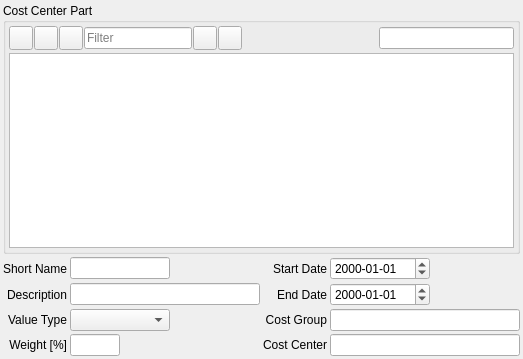
<?xml version="1.0" encoding="UTF-8"?>
<ui version="4.0">
 <class>ACC_CustCostPartWidget</class>
 <widget class="QWidget" name="ACC_CustCostPartWidget">
  <property name="geometry">
   <rect>
    <x>0</x>
    <y>0</y>
    <width>523</width>
    <height>359</height>
   </rect>
  </property>
  <property name="minimumSize">
   <size>
    <width>400</width>
    <height>300</height>
   </size>
  </property>
  <property name="windowTitle">
   <string>Form</string>
  </property>
  <layout class="QGridLayout" name="gridLayout_3">
   <property name="leftMargin">
    <number>3</number>
   </property>
   <property name="topMargin">
    <number>3</number>
   </property>
   <property name="rightMargin">
    <number>3</number>
   </property>
   <property name="bottomMargin">
    <number>3</number>
   </property>
   <property name="spacing">
    <number>3</number>
   </property>
   <item row="0" column="0">
    <widget class="QGroupBox" name="gbCostCenterPart">
     <property name="sizePolicy">
      <sizepolicy hsizetype="Preferred" vsizetype="Preferred">
       <horstretch>1</horstretch>
       <verstretch>1</verstretch>
      </sizepolicy>
     </property>
     <property name="title">
      <string>Cost Center Part</string>
     </property>
     <layout class="QGridLayout" name="gridLayout_2">
      <property name="leftMargin">
       <number>3</number>
      </property>
      <property name="topMargin">
       <number>3</number>
      </property>
      <property name="rightMargin">
       <number>3</number>
      </property>
      <property name="bottomMargin">
       <number>3</number>
      </property>
      <property name="spacing">
       <number>3</number>
      </property>
      <item row="0" column="0">
       <layout class="QHBoxLayout" name="horizontalLayout_2">
        <property name="spacing">
         <number>1</number>
        </property>
        <item>
         <widget class="QToolButton" name="pbAdd">
          <property name="minimumSize">
           <size>
            <width>24</width>
            <height>24</height>
           </size>
          </property>
          <property name="maximumSize">
           <size>
            <width>24</width>
            <height>24</height>
           </size>
          </property>
          <property name="toolTip">
           <string>Add cost center (part)</string>
          </property>
          <property name="text">
           <string/>
          </property>
          <property name="icon">
           <iconset resource="../../../db/src/gui/db.qrc">
            <normaloff>:/images/icons/add.png</normaloff>:/images/icons/add.png</iconset>
          </property>
         </widget>
        </item>
        <item>
         <widget class="QToolButton" name="pbDelete">
          <property name="minimumSize">
           <size>
            <width>24</width>
            <height>24</height>
           </size>
          </property>
          <property name="maximumSize">
           <size>
            <width>24</width>
            <height>24</height>
           </size>
          </property>
          <property name="toolTip">
           <string>Delete cost center (part)</string>
          </property>
          <property name="text">
           <string/>
          </property>
          <property name="icon">
           <iconset resource="../../../db/src/gui/db.qrc">
            <normaloff>:/images/icons/delete.png</normaloff>:/images/icons/delete.png</iconset>
          </property>
         </widget>
        </item>
        <item>
         <widget class="QToolButton" name="pbSave">
          <property name="minimumSize">
           <size>
            <width>24</width>
            <height>24</height>
           </size>
          </property>
          <property name="maximumSize">
           <size>
            <width>24</width>
            <height>24</height>
           </size>
          </property>
          <property name="toolTip">
           <string>Save to database</string>
          </property>
          <property name="text">
           <string/>
          </property>
          <property name="icon">
           <iconset resource="../../../db/src/gui/db.qrc">
            <normaloff>:/images/icons/database_save.png</normaloff>:/images/icons/database_save.png</iconset>
          </property>
         </widget>
        </item>
        <item>
         <widget class="QLineEdit" name="leFilter">
          <property name="sizePolicy">
           <sizepolicy hsizetype="Preferred" vsizetype="Fixed">
            <horstretch>0</horstretch>
            <verstretch>0</verstretch>
           </sizepolicy>
          </property>
          <property name="placeholderText">
           <string>Filter</string>
          </property>
         </widget>
        </item>
        <item>
         <widget class="QToolButton" name="pbFilterOn">
          <property name="minimumSize">
           <size>
            <width>24</width>
            <height>24</height>
           </size>
          </property>
          <property name="maximumSize">
           <size>
            <width>24</width>
            <height>24</height>
           </size>
          </property>
          <property name="toolTip">
           <string>Filter on shortname</string>
          </property>
          <property name="text">
           <string/>
          </property>
          <property name="icon">
           <iconset resource="../../../db/src/gui/db.qrc">
            <normaloff>:/images/icons/filter.png</normaloff>:/images/icons/filter.png</iconset>
          </property>
         </widget>
        </item>
        <item>
         <widget class="QToolButton" name="pbFilterOff">
          <property name="minimumSize">
           <size>
            <width>24</width>
            <height>24</height>
           </size>
          </property>
          <property name="maximumSize">
           <size>
            <width>24</width>
            <height>24</height>
           </size>
          </property>
          <property name="toolTip">
           <string>Filter off</string>
          </property>
          <property name="text">
           <string/>
          </property>
          <property name="icon">
           <iconset resource="../../../db/src/gui/db.qrc">
            <normaloff>:/images/icons/filter_empty.png</normaloff>:/images/icons/filter_empty.png</iconset>
          </property>
         </widget>
        </item>
        <item>
         <spacer name="horizontalSpacer_3">
          <property name="orientation">
           <enum>Qt::Horizontal</enum>
          </property>
          <property name="sizeHint" stdset="0">
           <size>
            <width>40</width>
            <height>20</height>
           </size>
          </property>
         </spacer>
        </item>
        <item>
         <widget class="QLineEdit" name="leCustomer">
          <property name="readOnly">
           <bool>true</bool>
          </property>
         </widget>
        </item>
       </layout>
      </item>
      <item row="1" column="0">
       <widget class="QTableView" name="tv">
        <property name="sizePolicy">
         <sizepolicy hsizetype="Expanding" vsizetype="Expanding">
          <horstretch>1</horstretch>
          <verstretch>1</verstretch>
         </sizepolicy>
        </property>
       </widget>
      </item>
     </layout>
    </widget>
   </item>
   <item row="1" column="0">
    <layout class="QGridLayout" name="gridLayout">
     <property name="verticalSpacing">
      <number>3</number>
     </property>
     <item row="0" column="0">
      <widget class="QLabel" name="label_13">
       <property name="text">
        <string>Short Name</string>
       </property>
       <property name="alignment">
        <set>Qt::AlignRight|Qt::AlignTrailing|Qt::AlignVCenter</set>
       </property>
      </widget>
     </item>
     <item row="0" column="1">
      <widget class="QLineEdit" name="leShortName">
       <property name="minimumSize">
        <size>
         <width>50</width>
         <height>0</height>
        </size>
       </property>
       <property name="maximumSize">
        <size>
         <width>100</width>
         <height>16777215</height>
        </size>
       </property>
      </widget>
     </item>
     <item row="0" column="2">
      <widget class="QLabel" name="label_3">
       <property name="text">
        <string>Start Date</string>
       </property>
       <property name="alignment">
        <set>Qt::AlignRight|Qt::AlignTrailing|Qt::AlignVCenter</set>
       </property>
      </widget>
     </item>
     <item row="0" column="3">
      <widget class="QDateEdit" name="deStart">
       <property name="minimumSize">
        <size>
         <width>100</width>
         <height>0</height>
        </size>
       </property>
       <property name="maximumSize">
        <size>
         <width>100</width>
         <height>16777215</height>
        </size>
       </property>
       <property name="displayFormat">
        <string>yyyy-MM-dd</string>
       </property>
      </widget>
     </item>
     <item row="1" column="0">
      <widget class="QLabel" name="label_14">
       <property name="text">
        <string>Description</string>
       </property>
       <property name="alignment">
        <set>Qt::AlignRight|Qt::AlignTrailing|Qt::AlignVCenter</set>
       </property>
      </widget>
     </item>
     <item row="1" column="1">
      <widget class="QLineEdit" name="leDescription"/>
     </item>
     <item row="1" column="2">
      <widget class="QLabel" name="label_4">
       <property name="text">
        <string>End Date</string>
       </property>
       <property name="alignment">
        <set>Qt::AlignRight|Qt::AlignTrailing|Qt::AlignVCenter</set>
       </property>
      </widget>
     </item>
     <item row="1" column="3">
      <widget class="QDateEdit" name="deEnd">
       <property name="minimumSize">
        <size>
         <width>100</width>
         <height>0</height>
        </size>
       </property>
       <property name="maximumSize">
        <size>
         <width>100</width>
         <height>16777215</height>
        </size>
       </property>
       <property name="displayFormat">
        <string>yyyy-MM-dd</string>
       </property>
      </widget>
     </item>
     <item row="2" column="0">
      <widget class="QLabel" name="label">
       <property name="text">
        <string>Value Type</string>
       </property>
       <property name="alignment">
        <set>Qt::AlignRight|Qt::AlignTrailing|Qt::AlignVCenter</set>
       </property>
      </widget>
     </item>
     <item row="2" column="1">
      <widget class="QComboBox" name="cbValueType">
       <property name="minimumSize">
        <size>
         <width>100</width>
         <height>0</height>
        </size>
       </property>
       <property name="maximumSize">
        <size>
         <width>100</width>
         <height>16777215</height>
        </size>
       </property>
      </widget>
     </item>
     <item row="2" column="2">
      <widget class="QLabel" name="label_5">
       <property name="text">
        <string>Cost Group</string>
       </property>
       <property name="alignment">
        <set>Qt::AlignRight|Qt::AlignTrailing|Qt::AlignVCenter</set>
       </property>
      </widget>
     </item>
     <item row="2" column="3">
      <widget class="RB_IdxLineEdit" name="ileCostGroup"/>
     </item>
     <item row="3" column="0">
      <widget class="QLabel" name="label_2">
       <property name="text">
        <string>Weight [%]</string>
       </property>
       <property name="alignment">
        <set>Qt::AlignRight|Qt::AlignTrailing|Qt::AlignVCenter</set>
       </property>
      </widget>
     </item>
     <item row="3" column="1">
      <widget class="QLineEdit" name="leWeight">
       <property name="minimumSize">
        <size>
         <width>50</width>
         <height>0</height>
        </size>
       </property>
       <property name="maximumSize">
        <size>
         <width>50</width>
         <height>16777215</height>
        </size>
       </property>
      </widget>
     </item>
     <item row="3" column="2">
      <widget class="QLabel" name="label_6">
       <property name="text">
        <string>Cost Center</string>
       </property>
       <property name="alignment">
        <set>Qt::AlignRight|Qt::AlignTrailing|Qt::AlignVCenter</set>
       </property>
      </widget>
     </item>
     <item row="3" column="3">
      <widget class="RB_IdxLineEdit" name="ileCostCenter"/>
     </item>
    </layout>
   </item>
  </layout>
 </widget>
 <customwidgets>
  <customwidget>
   <class>RB_IdxLineEdit</class>
   <extends>QLineEdit</extends>
   <header>rb_idxlineedit.h</header>
  </customwidget>
 </customwidgets>
 <tabstops>
  <tabstop>tv</tabstop>
  <tabstop>pbAdd</tabstop>
  <tabstop>pbDelete</tabstop>
  <tabstop>pbSave</tabstop>
  <tabstop>leFilter</tabstop>
  <tabstop>pbFilterOn</tabstop>
  <tabstop>pbFilterOff</tabstop>
  <tabstop>leShortName</tabstop>
  <tabstop>leDescription</tabstop>
  <tabstop>cbValueType</tabstop>
  <tabstop>leWeight</tabstop>
  <tabstop>deStart</tabstop>
  <tabstop>deEnd</tabstop>
  <tabstop>ileCostGroup</tabstop>
  <tabstop>ileCostCenter</tabstop>
 </tabstops>
 <resources>
  <include location="../../../db/src/gui/db.qrc"/>
 </resources>
 <connections/>
</ui>
